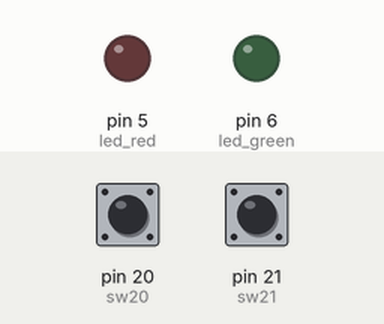
Simulated run of this program. Board: MicroPython board. Shown: output pins drawn as LEDs (lit = HIGH). The inputs (shaded band) are chosen by the test bench; at power-on: pin 20 (sw20) HIGH, pin 21 (sw21) HIGH. What the program prints to the serial console is not drawn.

Above: at 1.2 s.
1.3 s: pin 20 (sw20) pulled LOW for 0.15 s
At 2.3 s:
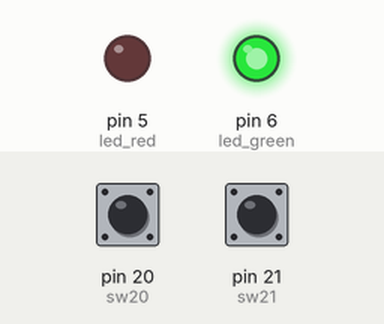
2.9 s: pin 21 (sw21) pulled LOW for 0.15 s
At 3.4 s:
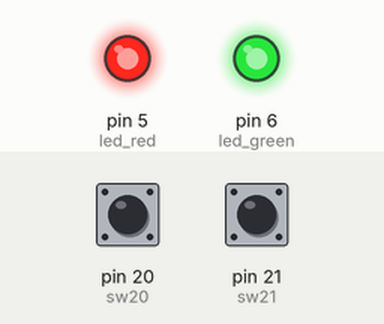
4.5 s: pin 20 (sw20) pulled LOW for 1 s
At 5.7 s:
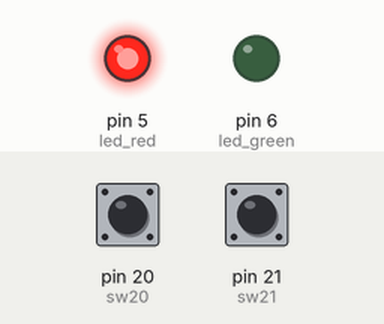
7.0 s: pin 21 (sw21) pulled LOW for 1 s
At 7.7 s:
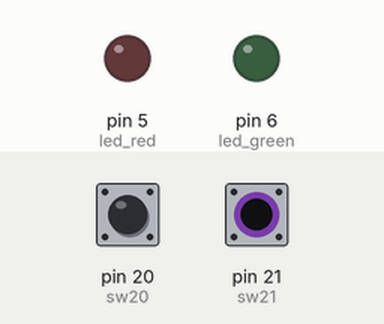
9.5 s: pin 21 (sw21) pulled LOW for 3.2 s
At 10.8 s:
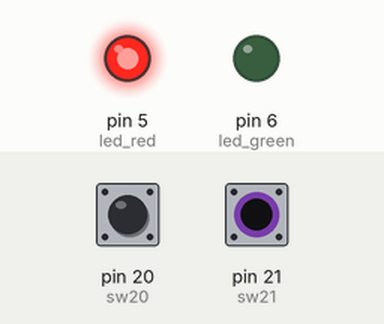
14.2 s: pin 20 (sw20) pulled LOW for 3.2 s
At 14.5 s:
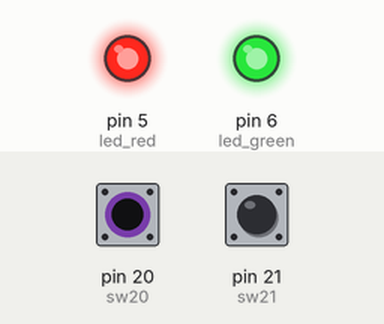
Timing chart, 0 to 17.2 s (numbered marks = the images above; inputs shaded):
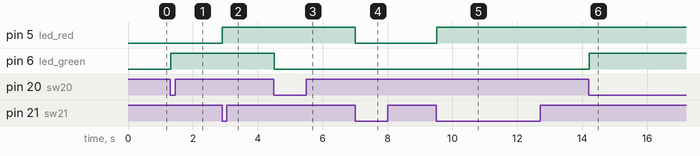

The program:

toggle_led.py
```python
"""
第 3 章：按键翻转 LED（与实物左右一致）
左侧: SW21 -> LED5 红色(GPIO5)
右侧: SW20 -> LED6 绿色(GPIO6)
"""
from machine import Pin
import time

sw20 = Pin(20, Pin.IN, Pin.PULL_UP)   # 右键
sw21 = Pin(21, Pin.IN, Pin.PULL_UP)   # 左键
led_red = Pin(5, Pin.OUT, value=0)    # LED5 红/左
led_green = Pin(6, Pin.OUT, value=0)  # LED6 绿/右

print("左键SW21=红灯LED5  右键SW20=绿灯LED6  Ctrl-C退出")
last20, last21 = sw20.value(), sw21.value()
try:
    while True:
        v20, v21 = sw20.value(), sw21.value()
        if v21 == 0 and last21 == 1:
            led_red.value(not led_red.value())
            print("左侧红灯 LED5", "ON" if led_red.value() else "OFF")
            time.sleep_ms(180)
        if v20 == 0 and last20 == 1:
            led_green.value(not led_green.value())
            print("右侧绿灯 LED6", "ON" if led_green.value() else "OFF")
            time.sleep_ms(180)
        last20, last21 = v20, v21
        time.sleep_ms(15)
except KeyboardInterrupt:
    pass
finally:
    led_red.value(0)
    led_green.value(0)
```

Measured:
- after the input at 1.3 s, pin 6 (led_green): LOW → HIGH at once
- after the input at 2.9 s, pin 5 (led_red): LOW → HIGH at once
- after the input at 4.5 s, pin 6 (led_green): HIGH → LOW at once
- after the input at 7.0 s, pin 5 (led_red): HIGH → LOW at once
- after the input at 9.5 s, pin 5 (led_red): LOW → HIGH at once
- after the input at 14.2 s, pin 6 (led_green): LOW → HIGH at once
